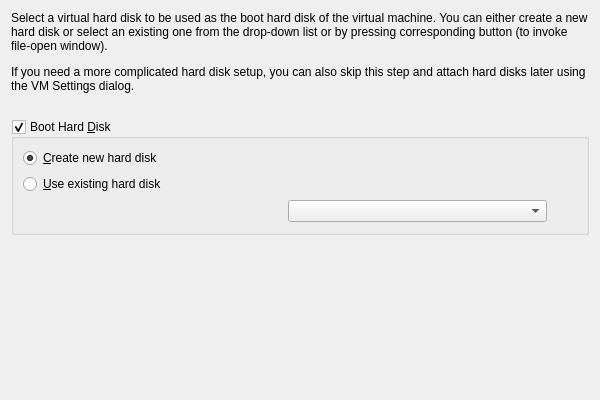
<?xml version="1.0" encoding="UTF-8"?>
<ui version="4.0">
 <comment>
 VBox frontends: Qt4 GUI ("VirtualBox"):

     Copyright (C) 2009 Oracle Corporation

     This file is part of VirtualBox Open Source Edition (OSE), as
     available from http://www.virtualbox.org. This file is free software;
     you can redistribute it and/or modify it under the terms of the GNU
     General Public License (GPL) as published by the Free Software
     Foundation, in version 2 as it comes in the "COPYING" file of the
     VirtualBox OSE distribution. VirtualBox OSE is distributed in the
     hope that it will be useful, but WITHOUT ANY WARRANTY of any kind.
 </comment>
 <class>UINewVMWzdPage4</class>
 <widget class="QWidget" name="UINewVMWzdPage4">
  <property name="sizePolicy">
   <sizepolicy hsizetype="Minimum" vsizetype="Minimum">
    <horstretch>0</horstretch>
    <verstretch>0</verstretch>
   </sizepolicy>
  </property>
  <property name="geometry">
   <rect>
    <x>0</x>
    <y>0</y>
    <width>600</width>
    <height>400</height>
   </rect>
  </property>
  <property name="sizePolicy">
   <sizepolicy hsizetype="Minimum" vsizetype="Minimum">
    <horstretch>0</horstretch>
    <verstretch>0</verstretch>
   </sizepolicy>
  </property>
  <layout class="QVBoxLayout" name="m_pLayout1">
   <property name="bottomMargin" >
    <number>0</number>
   </property>
   <item>
    <widget class="QILabel" name="m_pPage4Text1">
     <property name="text">
      <string>&lt;p&gt;Select a virtual hard disk to be used as the boot hard disk of the virtual machine. You can either create a new hard disk or select an existing one from the drop-down list or by pressing corresponding button (to invoke file-open window).&lt;/p&gt;&lt;p&gt;If you need a more complicated hard disk setup, you can also skip this step and attach hard disks later using the VM Settings dialog.&lt;/p&gt;</string>
     </property>
     <property name="wordWrap">
      <bool>true</bool>
     </property>
    </widget>
   </item>
   <item>
    <widget class="QILabel" name="m_pPage4Text2">
     <property name="wordWrap">
      <bool>true</bool>
     </property>
    </widget>
   </item>
   <item>
    <widget class="QGroupBox" name="m_pBootHDCnt">
     <property name="title">
      <string>Boot Hard &amp;Disk</string>
     </property>
     <property name="checkable">
      <bool>true</bool>
     </property>
     <layout class="QGridLayout" name="m_pLayout2">
      <item row="0" column="0" colspan="3">
       <widget class="QRadioButton" name="m_pDiskCreate">
        <property name="text">
         <string>&amp;Create new hard disk</string>
        </property>
        <property name="checked">
         <bool>true</bool>
        </property>
       </widget>
      </item>
      <item row="1" column="0" colspan="3">
       <widget class="QRadioButton" name="m_pDiskPresent">
        <property name="text">
         <string>&amp;Use existing hard disk</string>
        </property>
       </widget>
      </item>
      <item row="2" column="1">
       <widget class="VBoxMediaComboBox" name="m_pDiskSelector"/>
      </item>
      <item row="2" column="2">
       <widget class="QIToolButton" name="m_pVMMButton">
        <property name="autoRaise">
         <bool>true</bool>
        </property>
        <property name="toolTip">
         <string>Choose a virtual hard disk file...</string>
        </property>
       </widget>
      </item>
     </layout>
    </widget>
   </item>
   <item>
    <spacer name="m_pSpacer1">
     <property name="sizeHint" stdset="0">
      <size>
       <width>0</width>
       <height>0</height>
      </size>
     </property>
    </spacer>
   </item>
  </layout>
 </widget>
 <customwidgets>
  <customwidget>
   <class>QIToolButton</class>
   <extends>QToolButton</extends>
   <header>QIToolButton.h</header>
  </customwidget>
  <customwidget>
   <class>QILabel</class>
   <extends>QLabel</extends>
   <header>QILabel.h</header>
  </customwidget>
  <customwidget>
   <class>VBoxMediaComboBox</class>
   <extends>QComboBox</extends>
   <header>VBoxMediaComboBox.h</header>
  </customwidget>
 </customwidgets>
 <resources/>
 <connections/>
</ui>
